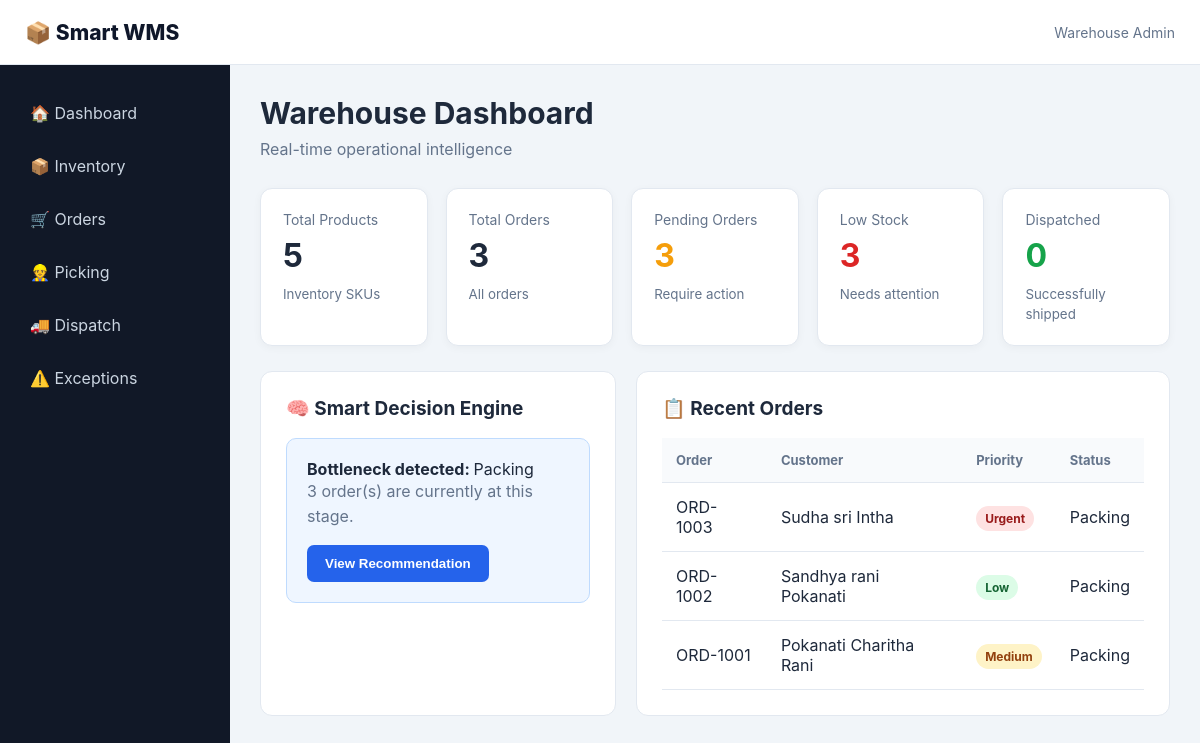
The page / on the database its author committed.
### database.py (models this page shows)
class Order(db.Model):
    id = db.Column(db.Integer, primary_key=True)
    order_number = db.Column(
        db.String(50),
        unique=True,
        nullable=False
    )
    customer = db.Column(db.String(150))
    priority = db.Column(
        db.String(30),
        default="Low"
    )
    status = db.Column(
        db.String(50),
        default="Pending"
    )
    total_amount = db.Column(
        db.Float,
        default=0
    )
    created_at = db.Column(
        db.DateTime,
        default=datetime.utcnow
    )

### app.py (the view)
@app.route("/")
def dashboard():
    total_products = Product.query.count()
    total_orders = Order.query.count()
    pending_orders = Order.query.filter(
        Order.status != "Dispatched"
    ).count()
    low_stock = Product.query.filter(
        Product.quantity <= Product.reorder_level
    ).count()
    dispatched = Order.query.filter_by(
        status="Dispatched"
    ).count()
    bottleneck = get_bottleneck()
    recent_orders = Order.query.order_by(
        Order.created_at.desc()
    ).limit(5).all()
    return render_template(
        "dashboard.html",
        total_products=total_products,
        total_orders=total_orders,
        pending_orders=pending_orders,
        low_stock=low_stock,
        dispatched=dispatched,
        bottleneck=bottleneck,
        recent_orders=recent_orders
    )

### decision_engine.py (called while the page is built)
def get_bottleneck():
    orders = Order.query.all()
    stages = {
        "Picking": 0,
        "Packing": 0,
        "Quality Check": 0,
        "Dispatch": 0
    }
    for order in orders:
        if order.status in stages:
            stages[order.status] += 1
    if not orders:
        return {
            "stage": "None",
            "count": 0
        }
    bottleneck = max(
        stages,
        key=stages.get
    )
    return {
        "stage": bottleneck,
        "count": stages[bottleneck]
    }

### templates/dashboard.html
{% extends "base.html" %}
{% block content %}
<div class="page-header">
    <div>
        <h1>Warehouse Dashboard</h1>
        <p>
            Real-time operational intelligence
        </p>
    </div>
</div>
<div class="stats">
    <div class="stat-card">
        <span>Total Products</span>
        <strong>{{ total_products }}</strong>
        <small>Inventory SKUs</small>
    </div>
    <div class="stat-card">
        <span>Total Orders</span>
        <strong>{{ total_orders }}</strong>
        <small>All orders</small>
    </div>
    <div class="stat-card warning">
        <span>Pending Orders</span>
        <strong>{{ pending_orders }}</strong>
        <small>Require action</small>
    </div>
    <div class="stat-card danger">
        <span>Low Stock</span>
        <strong>{{ low_stock }}</strong>
        <small>Needs attention</small>
    </div>
    <div class="stat-card success">
        <span>Dispatched</span>
        <strong>{{ dispatched }}</strong>
        <small>Successfully shipped</small>
    </div>
</div>
<div class="dashboard-grid">
    <section class="panel">
        <h2>🧠 Smart Decision Engine</h2>
        {% if bottleneck.count > 0 %}
        <div class="decision-alert">
            <strong>
                Bottleneck detected:
            </strong>
            {{ bottleneck.stage }}
            <p>
                {{ bottleneck.count }}
                order(s) are currently at this stage.
            </p>
            <button onclick="showRecommendation()">
                View Recommendation
            </button>
        </div>
        {% else %}
        <p>
            No major bottleneck detected.
        </p>
        {% endif %}
    </section>
    <section class="panel">
        <h2>📋 Recent Orders</h2>
        <table>
            <thead>
                <tr>
                    <th>Order</th>
                    <th>Customer</th>
                    <th>Priority</th>
                    <th>Status</th>
                </tr>
            </thead>
            <tbody>
            {% for order in recent_orders %}
                <tr>
                    <td>
                        {{ order.order_number }}
                    </td>
                    <td>
                        {{ order.customer }}
                    </td>
                    <td>
                        <span class="priority
                        {{ order.priority|lower }}">
                            {{ order.priority }}
                        </span>
                    </td>
                    <td>
                        {{ order.status }}
                    </td>
                </tr>
            {% else %}
                <tr>
                    <td colspan="4">
                        No orders yet.
                    </td>
                </tr>
            {% endfor %}
            </tbody>
        </table>
    </section>
</div>
{% endblock %}

### static/css/style.css (style rules this page uses)
* { box-sizing: border-box; margin: 0; padding: 0; }
:root { --primary: #2563eb; --dark: #0f172a; --sidebar: #111827; --background: #f1f5f9; --card: #ffffff; --text: #1e293b; --muted: #64748b; --success: #16a34a; --warning: #f59e0b; --danger: #dc2626; --border: #e2e8f0; }
body { font-family: Inter, Arial, sans-serif; background: var(--background); color: var(--text); }
.page-header { display: flex; justify-content: space-between; margin-bottom: 25px; }
h1 { font-size: 30px; margin-bottom: 6px; }
h2 { font-size: 19px; margin-bottom: 18px; }
p { color: var(--muted); line-height: 1.6; }
.stats { display: grid; grid-template-columns: repeat(5, 1fr); gap: 18px; margin-bottom: 25px; }
.stat-card { background: var(--card); border: 1px solid var(--border); border-radius: 12px; padding: 22px; box-shadow: 0 2px 8px rgba(0,0,0,0.04); }
.stat-card span { display: block; color: var(--muted); font-size: 14px; }
.stat-card strong { display: block; font-size: 32px; margin: 8px 0; }
.stat-card small { color: var(--muted); }
.warning strong { color: var(--warning); }
.danger strong { color: var(--danger); }
.success strong { color: var(--success); }
.dashboard-grid { display: grid; grid-template-columns: 1fr 1.5fr; gap: 20px; }
.panel { background: white; border: 1px solid var(--border); border-radius: 12px; padding: 25px; margin-bottom: 20px; }
table { width: 100%; border-collapse: collapse; }
th { text-align: left; background: #f8fafc; color: var(--muted); font-size: 13px; }
th, td { padding: 14px; border-bottom: 1px solid var(--border); }
.priority { padding: 5px 9px; border-radius: 15px; font-size: 12px; font-weight: 700; }
.priority.urgent { background: #fee2e2; color: #991b1b; }
.priority.medium { background: #fef3c7; color: #92400e; }
.priority.low { background: #dcfce7; color: #166534; }
button { border: none; border-radius: 7px; padding: 11px 18px; background: var(--primary); color: white; font-weight: 700; cursor: pointer; transition: 0.2s; }
.decision-alert { padding: 20px; border-radius: 10px; background: #eff6ff; border: 1px solid #bfdbfe; }
.decision-alert button { margin-top: 15px; }

### rows shown on the page
Order: order_number "ORD-1003", customer "Sudha sri Intha", priority "Urgent", status "Packing"
Order: order_number "ORD-1002", customer "Sandhya rani Pokanati", priority "Low", status "Packing"
Order: order_number "ORD-1001", customer "Pokanati Charitha Rani", priority "Medium", status "Packing"

### other values the page prints
{{ total_products }} "5"
{{ total_orders }} "3"
{{ pending_orders }} "3"
{{ low_stock }} "3"
{{ dispatched }} "0"
{{ bottleneck.stage }} "Packing"
{{ bottleneck.count }} "3"
